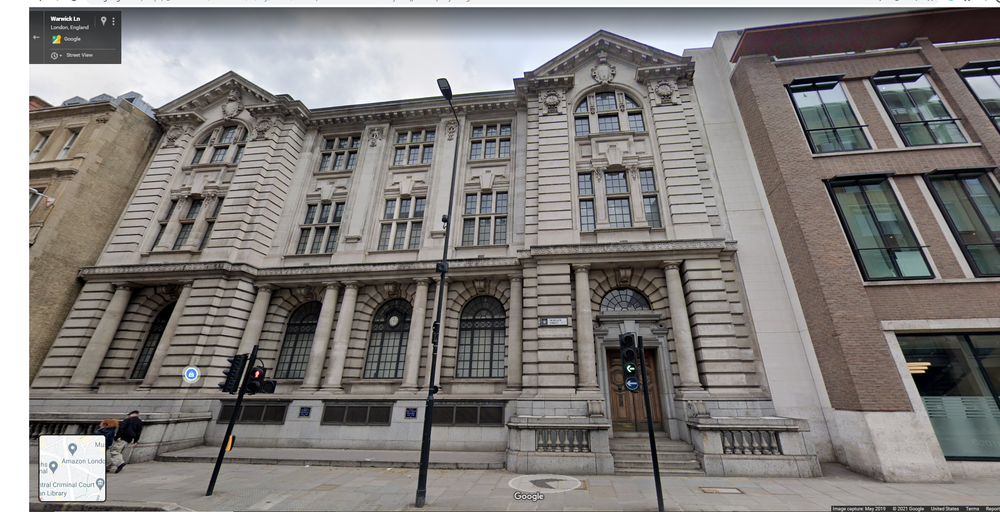
#> input picture test_images/building.png, 1000 x 512 px, shrunk from 1920 x 984 before the run
$ python -i tutorial.py   (imports and definitions only)
#> lines starting #> are read from the running program, lines starting #| are printed output that depends on the picture
#> further down, picture is the input picture: shape (512, 1000, 3); mean B, G, R 122.7, 125, 128.5
# following: https://blog.ekbana.com/skew-correction-using-corner-detectors-and-homography-fda345e42e65

import cv2
import numpy as np
import matplotlib.pyplot as plot
from matplotlib.widgets import Button

class DisplayResult:
    # [141 lines left out: functions __init__, save_unwarped, unwarp, get_destination_points, get_corners, not called in this run]

def apply_filter(image):
    """
        Create a 5 x 5 kernel and apply the filter to a grayscaled image
        The filter will blur the image

        args:
            image: np.array

        return:
            np.array
    """
    image = cv2.cvtColor(image, cv2.COLOR_BGR2RGB)
    grayscale = cv2.cvtColor(image, cv2.COLOR_RGB2GRAY)
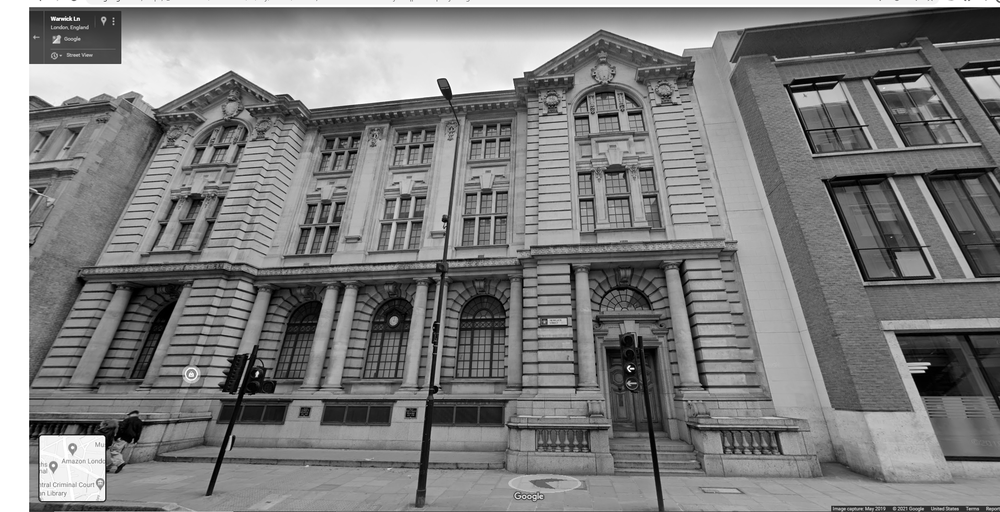
#> grayscale: shape (512, 1000); min 0, max 255, mean 125.8
    kernel = np.ones((5, 5), np.float32) / 15
    filtered = cv2.filter2D(grayscale, -1, kernel)
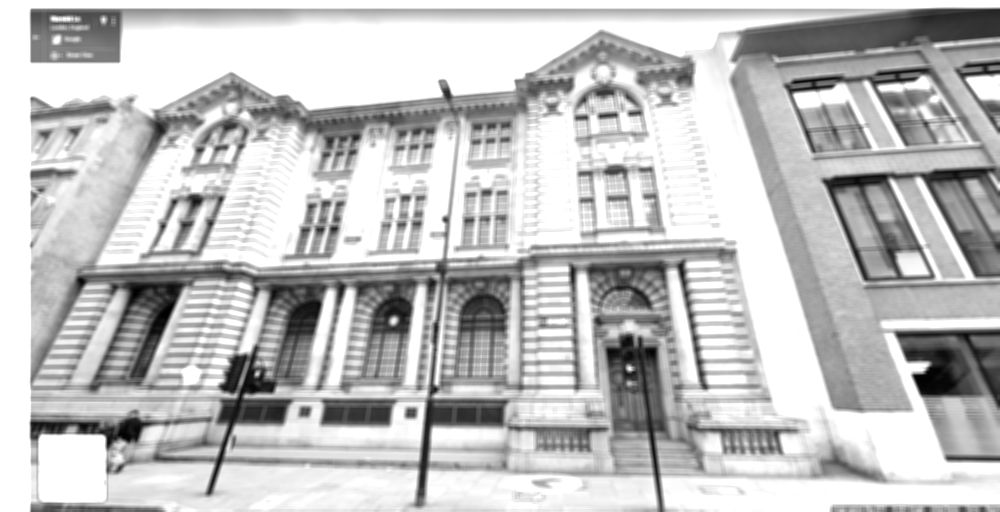
#> filtered: shape (512, 1000); min 0, max 255, mean 192.5
    plot.imshow(cv2.cvtColor(filtered, cv2.COLOR_BGR2RGB))
    plot.title("filtered image")
    plot.show()

    return filtered

# [64 lines left out: functions apply_threshold, detect_contour, detect_corners_from_contour, not called in this run]

>>> import cv2
>>> picture = cv2.imread('test_images/building.png')
>>> result = apply_filter(picture)
